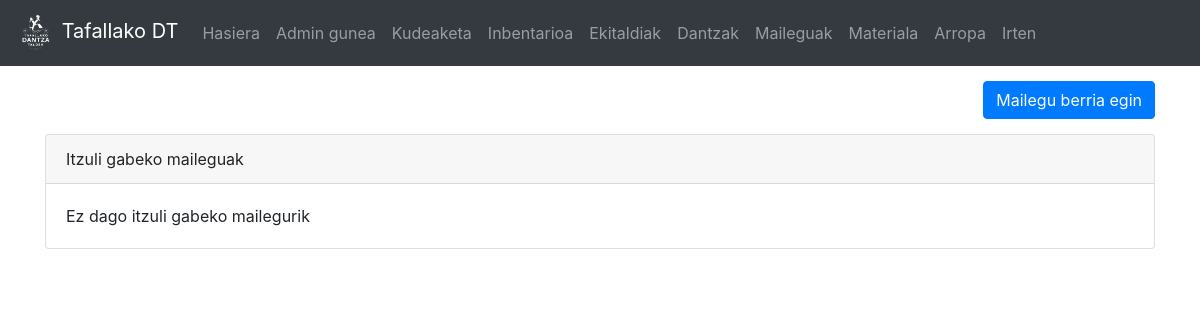
The app's page /maileguak (signed in), older data.
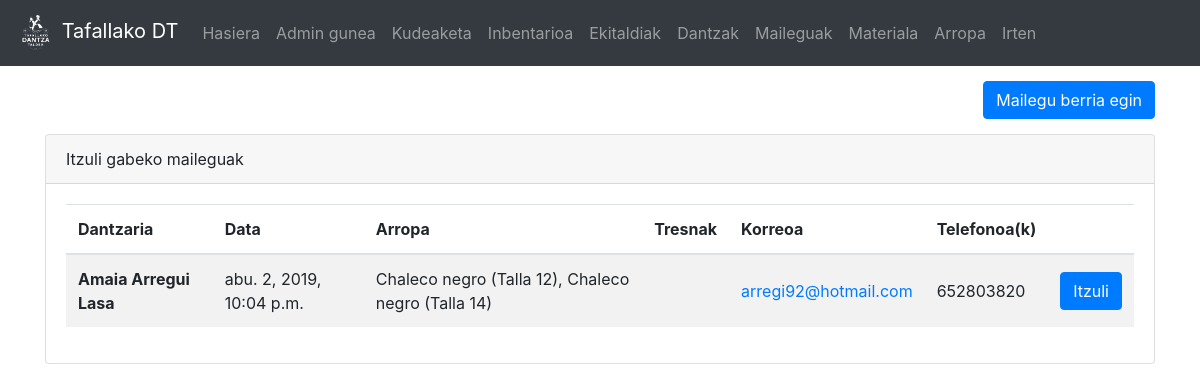
The same page, newer data.
### dantza/models.py (models this page shows, shortened)
class Mailegua(models.Model):
	dantzari = models.ForeignKey(Dantzaria, on_delete=models.CASCADE)
	materiala = models.ManyToManyField(Tresna, blank=True)
	arropa = models.ManyToManyField(Arropa, blank=True)
	mailegatze_data = models.DateTimeField('mailegatze data')
	itzulita = models.BooleanField(default=False)
	dantza_taldea = models.CharField(max_length=200, blank=True)

class Dantzaria(models.Model):
	user = models.OneToOneField(User, on_delete=models.CASCADE)
	izena = models.CharField(max_length=50)
	abizenak = models.CharField(max_length=200)
	jaiotze_data = models.DateTimeField('jaiotze data')
	email = models.CharField(max_length=100)
	def __str__(self):
		return self.izena + ' ' + self.abizenak
	def telefonoak(self):
		t_list = Telefono.objects.filter(dantzari=self)
		return ', '.join(str(e.zenbakia) for e in t_list)

class Arropa(models.Model):
	mota = models.ForeignKey(ArropaMota, on_delete=models.CASCADE)
	egoera = models.CharField(max_length=100, choices = EGOERA)
	deskribapena = models.CharField(max_length=200, blank=True)
	mailegatua = models.BooleanField(default=False)
	def __str__(self):
		if self.deskribapena != '':
			return self.mota.mota + ' (' + self.deskribapena + ')'
		else:
			return self.mota.mota

class ArropaMota(models.Model):
	mota = models.CharField(max_length=100)

class Telefono(models.Model):
	zenbakia = models.IntegerField()
	dantzari = models.ForeignKey(Dantzaria, on_delete=models.CASCADE)

### dantza/views.py (the view, shortened to what this page needs)
# urls.py: path('maileguak', views.maileguak, name = 'maileguak'),
@login_required(login_url='/login')
def maileguak(request):
	if not request.user.groups.filter(name='arropa_arduradunak').exists() and not request.user.is_superuser and not request.user.groups.filter(name='material_arduradunak').exists():
		return HttpResponseRedirect('/')
	maileguak = Mailegua.objects.filter(itzulita=False)
	if 'return_success' in request.GET:
		return render(request,'dantza/maileguak.html',{'mail_list':maileguak,'success': 'Mailegua itzuli da.'})
	return render(request,'dantza/maileguak.html',{'mail_list':maileguak})

### dantza/templatetags/auth_extras.py (called while the page is built)
@register.filter(name='has_group')
def has_group(user, group_name):
    return user.groups.filter(name=group_name).exists()

### templates/dantza/maileguak.html (shortened to what this page needs)
{% extends "dantza/base.html" %}
{% block edukia %}
<div class="container">
<div class="clearfix">
	<a href="/maileguak/berria" target="_blank" style="margin-top: 15px;" class="float-right btn btn-primary">
	  	Mailegu berria egin
	</a>
</div>
<div class="card" style="margin-top: 15px; margin-bottom:15px;">
		<div class="card-header">Itzuli gabeko maileguak</div>
		<div class="card-body">
			{% if mail_list %}
				<div class="table-responsive">
					<table class="table table-hover table-striped">
					  <thead>
							<tr>
							  	<th scope="col">Dantzaria</th>
							  	<th scope="col">Data</th>
							  	<th scope="col">Arropa</th>
							  	<th scope="col">Tresnak</th>
								<th scope="col">Korreoa</th>
								<th scope="col">Telefonoa(k)</th>
								<th scope="col"></th>
							</tr>
					  	</thead>
					  	<tbody>
							{% for m in mail_list %}
							  	<tr>
								  	<th scope="row" style="vertical-align:middle;">{% if m.dantza_taldea %}{{ m.dantza_taldea }}<br/>({{ m.dantzari }}){% else %}{{ m.dantzari }}{% endif %}</th>
								  	<td style="vertical-align:middle;">{{ m.mailegatze_data }}</td>
								  	<td style="vertical-align:middle;">{{ m.arropa.all|join:", " }}</td>
								  	<td style="vertical-align:middle;">{{ m.materiala.all|join:", " }}</td>
								  	<td style="vertical-align:middle;"><a href="mailto:{{ d.email }}">{{ m.dantzari.email }}</a></td>
								 	<td style="vertical-align:middle;">{{ m.dantzari.telefonoak }}</td>
								  	<td  style="vertical-align:middle;">
									<a href="?return&id={{ m.pk }}" class="btn btn-primary">Itzuli</a>
							  	</tr>
							{% endfor %}
						</tbody>
					</table>
				</div>
			{% else %}
				Ez dago itzuli gabeko mailegurik<br/>
			{% endif %}
		</div>
</div>
{% endblock edukia %}

Row changes from the older to the newer data that the page shows:
added Mailegua: dantzari "Amaia Arregui Lasa", mailegatze_data "abu. 2, 2019, 10:04 p.m.", arropa.all "Chaleco negro (Talla 12), Chaleco negro (Talla 14)", dantzari.email "arregi92@hotmail.com", dantzari.telefonoak "652803820"
Text that changed along with them:
text no longer shown: "Ez dago itzuli gabeko mailegurik"
text now shown: "Dantzaria Data Arropa Tresnak Korreoa Telefonoa(k)"
